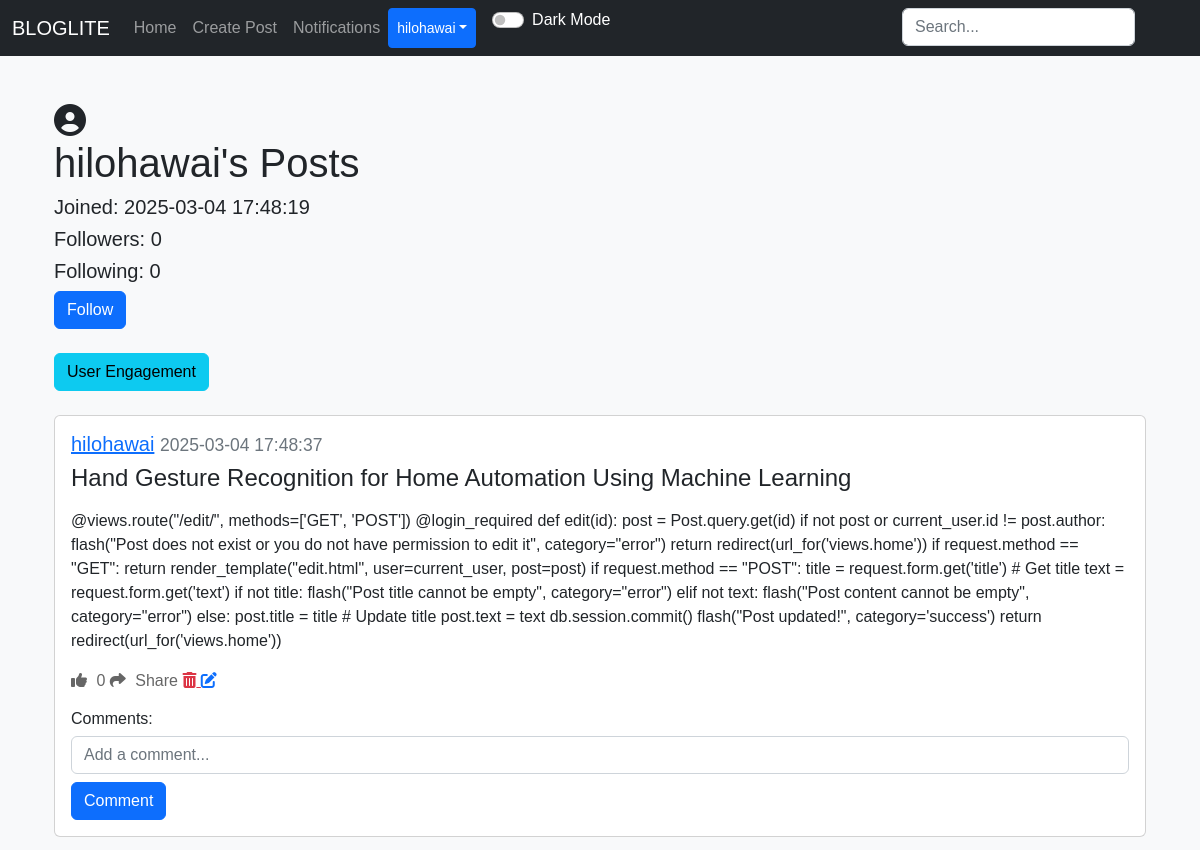
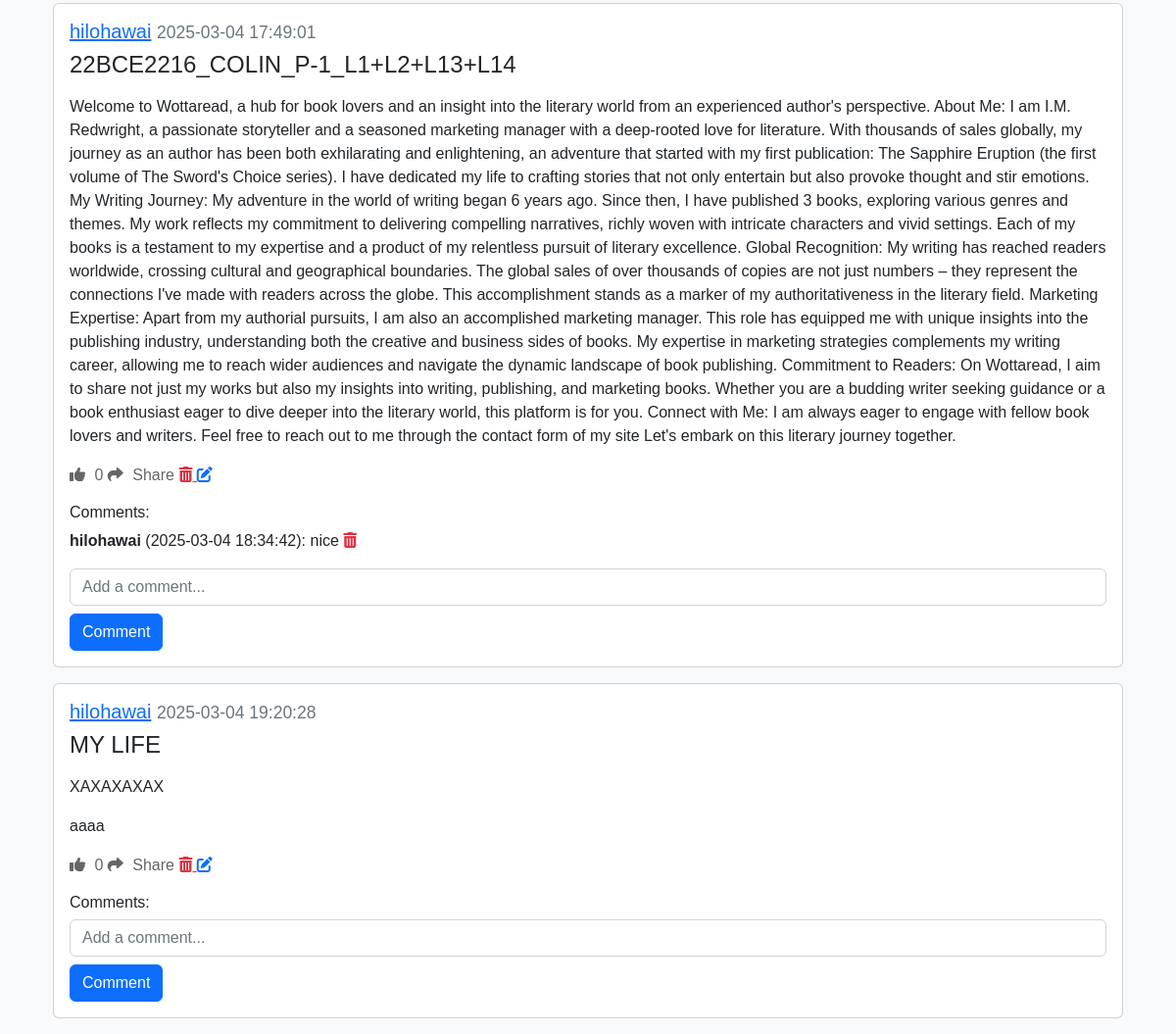
Page /posts/hilohawai (signed in) on the earlier database version (2 pictures, top to bottom).
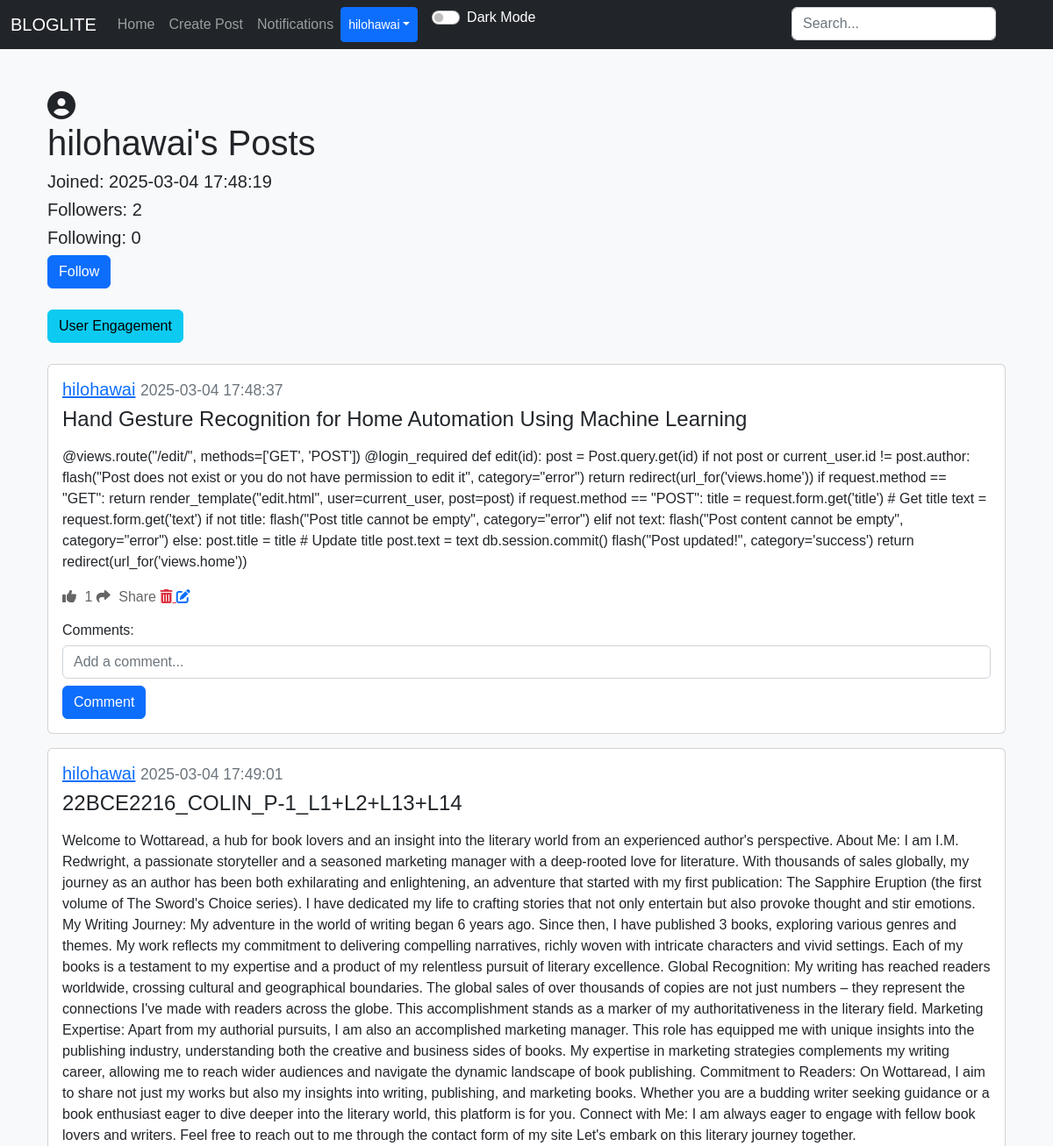
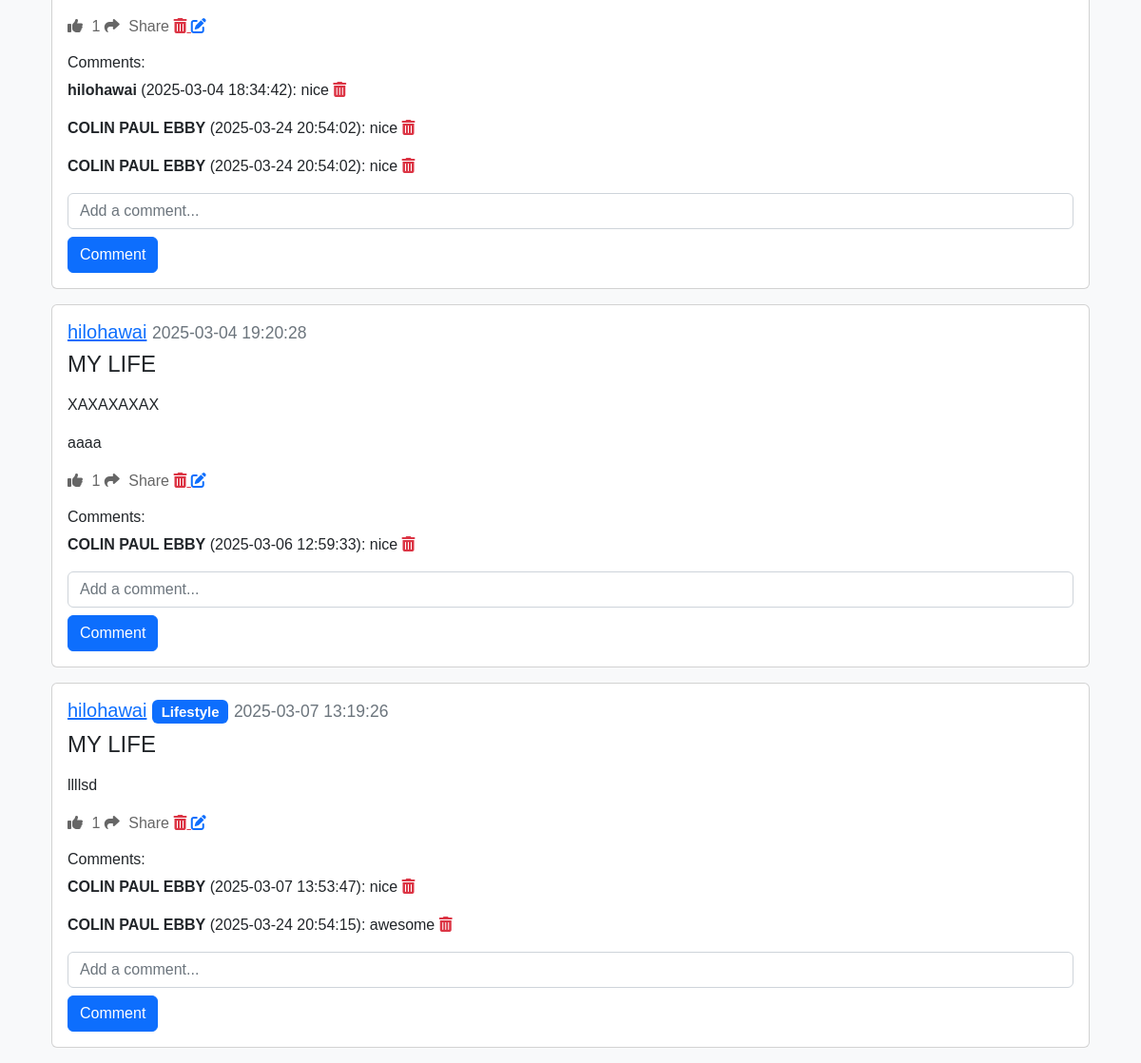
Same page on the later database version (2 pictures, top to bottom).
### applicaton/models.py (models this page shows)
class Post(db.Model):
    id = db.Column(db.Integer, primary_key=True)
    title = db.Column(db.String(150), nullable=False)  # Add title field
    text = db.Column(db.Text, nullable=False)
    date_created = db.Column(db.DateTime(timezone=True), default=func.now())
    author = db.Column(db.Integer, db.ForeignKey('user.id'), nullable=False)
    category_id = db.Column(db.Integer, db.ForeignKey('category.id'), nullable=True)
    comments = db.relationship("Comment", backref="post", cascade="all, delete")
    likes = db.relationship("Like", backref="post", cascade="all, delete")

class Comment(db.Model):
    id = db.Column(db.Integer, primary_key=True)
    text = db.Column(db.String(20), nullable=False)
    date_created = db.Column(db.DateTime(timezone=True), default=func.now())
    author = db.Column(db.Integer, db.ForeignKey('user.id'), nullable=False)
    post_id = db.Column(db.Integer, db.ForeignKey('post.id'), nullable=False)

class User(db.Model, UserMixin):
    id = db.Column(db.Integer, primary_key=True)
    email = db.Column(db.String(150), unique=True)
    username = db.Column(db.String(150), unique=True)
    password = db.Column(db.String(150))
    date_created = db.Column(db.DateTime(timezone=True), default=func.now())
    profile_picture = db.Column(db.String(150), nullable=True)
    posts = db.relationship("Post", backref="user", cascade="all, delete")
    comments = db.relationship("Comment", backref="user", cascade="all, delete")
    likes = db.relationship("Like", backref="user", cascade="all, delete")
    followers = db.relationship("Follower", foreign_keys=[Follower.user_id], backref="followed_user", lazy="dynamic")
    following = db.relationship("Follower", foreign_keys=[Follower.follower_id], backref="follower", lazy="dynamic")
    notifications = db.relationship("Notification", backref="user", cascade="all, delete", lazy="dynamic")

class Category(db.Model):
    id = db.Column(db.Integer, primary_key=True)
    name = db.Column(db.String(50), unique=True, nullable=False)
    posts = db.relationship("Post", backref="category", cascade="all, delete")

### applicaton/views.py (the view)
@views.route("/posts/<username>")
@login_required
def post(username):
    user = User.query.filter_by(username=username).first()
    if not user:
        flash("No user with that username exists", category="error")
        return redirect(url_for('views.home'))
    posts = user.posts
    user_id = user.id
    following = Follower.query.filter_by(
        user_id=user.id, follower_id=current_user.id).first()
    return render_template("posts.html", user=current_user, posts=posts, username=username, User=User, following=following, user_id=user_id, profile_user=user)

### applicaton/templates/posts.html (shortened to what this page needs)
{% extends "nav.html" %}
{% block content %}
<div class="container mt-5">
    <div class="profile-pic-container mr-3">
        {% if profile_user.profile_picture %}
            <img src="{{ url_for('static', filename='uploads/' + profile_user.profile_picture) }}" alt="Profile Picture" class="profile-pic">
        {% else %}
            <i class="fas fa-user-circle fa-2x"></i>
        {% endif %}
    </div>
    <h1>{{ username }}'s Posts</h1>
    <h5>Joined: {{ profile_user.date_created }}</h5>
    <h5>Followers: {{ profile_user.followers.count() }}</h5>
    <h5>Following: {{ profile_user.following.count() }}</h5>
    <form action="{{ url_for('views.follow_unfollow', username=username) }}" method="POST">
        {% if following %}
            <button type="submit" class="btn btn-danger">Unfollow</button>
        {% else %}
            <button type="submit" class="btn btn-primary">Follow</button>
        {% endif %}
    </form>
    <br>
    <a href="{{ url_for('views.user_engagement', user_id=user_id) }}" class="btn btn-info">User Engagement</a>
    <br>
    <br>
    {% for post in posts %}
        <div class="card mb-3">
            <div class="card-body">
                <h5 class="card-title">
                    <a href="{{ url_for('views.post', username=username) }}">{{ username }}</a>
                    {% if post.category %}
                        <span class="badge bg-primary">{{ post.category.name }}</span>
                    {% endif %}
                    <small class="text-muted">{{ post.date_created }}</small>
                </h5>
                <h4>{{ post.title }}</h4>
                <p class="card-text">{{ post.text | safe }}</p>
                <div>
                    <a href="#" class="like-btn" data-post-id="{{ post.id }}">
                        <i class="fas fa-thumbs-up"></i> <span class="like-count">{{ post.likes|length }}</span>
                    </a>
                    <a href="#" class="share-btn ml-3" data-post-id="{{ post.id }}" data-bs-toggle="modal" data-bs-target="#shareModal">
                        <i class="fas fa-share"></i> Share
                    </a>
                    {% if user.id == post.author %}
                        <a href="{{ url_for('views.delete_post', id=post.id) }}" class="text-danger ml-3">
                            <i class="fas fa-trash-alt"></i>
                        </a>
                        <a href="{{ url_for('views.edit', id=post.id) }}" class="text-primary ml-3">
                            <i class="fas fa-edit"></i>
                        </a>
                    {% endif %}
                </div>
                <h6 class="mt-3">Comments:</h6>
                <div id="comments-{{ post.id }}">
                    {% for comment in post.comments %}
                        <p id="comment-{{ comment.id }}">
                            <strong>{{ comment.user.username }}</strong> ({{ comment.date_created }}): {{ comment.text }}
                            {% if user.id == comment.author or user.id == comment.post.author %}
                                <a href="#" class="delete-comment text-danger ml-2" data-comment-id="{{ comment.id }}">
                                    <i class="fas fa-trash-alt"></i>
                                </a>
                            {% endif %}
                        </p>
                    {% endfor %}
                </div>
                <form class="comment-form" method="POST" data-post-id="{{ post.id }}">
                    <div class="form-group">
                        <input type="text" name="text" class="comment-text form-control" placeholder="Add a comment...">
                        <button type="submit" class="btn btn-primary mt-2">Comment</button>
                    </div>
                </form>
            </div>
        </div>
    {% endfor %}
</div>
{% endblock %}

Differences in the rows shown:
computed for Post "Hand Gesture Recognition for Home Automation Using Machine Learning": likes|length "0" → "1"
computed for Post "22BCE2216_COLIN_P-1_L1+L2+L13+L14": likes|length "0" → "1"
added Comment: user.username "COLIN PAUL EBBY", date_created "2025-03-24 20:54:02", text "nice", shown under Post "22BCE2216_COLIN_P-1_L1+L2+L13+L14"
added Comment: user.username "COLIN PAUL EBBY", date_created "2025-03-24 20:54:02", text "nice", shown under Post "22BCE2216_COLIN_P-1_L1+L2+L13+L14"
computed for Post "XAXAXAXAX aaaa": likes|length "0" → "1"
added Comment: user.username "COLIN PAUL EBBY", date_created "2025-03-06 12:59:33", text "nice", shown under Post "XAXAXAXAX aaaa"
added Post: username "hilohawai", category.name "Lifestyle", date_created "2025-03-07 13:19:26", title "MY LIFE", text "llllsd", likes|length "1"
added Comment: user.username "COLIN PAUL EBBY", date_created "2025-03-07 13:53:47", text "nice", shown under "hilohawai"
added Comment: user.username "COLIN PAUL EBBY", date_created "2025-03-24 20:54:15", text "awesome", shown under "hilohawai"
Other differences:
{{ profile_user.followers.count() }}: "0" → "2"
